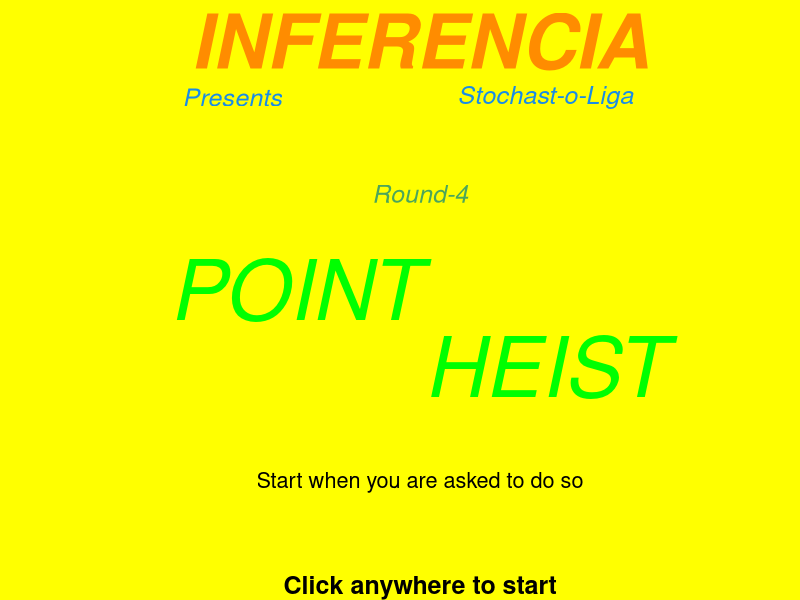
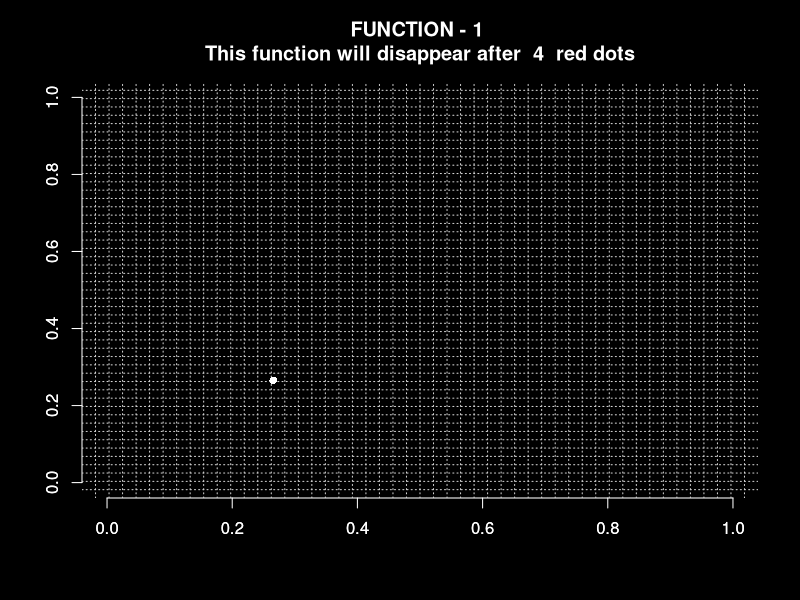

These charts were generated, in order, by the following R code: (Note: this script raises an error after producing the figures.)
set.seed(1)
#defining constants
r=3 ##number of points to be matched
t=1 ##number of points that will appear every move
f_limit=40 ## number of times participant can fail
failure=0
func_num=1
delta=.02
sltfg=5
##starting page
par(bg="yellow")
plot(0,0,type="n",xlim=c(0,1),ylim=c(0,1),,xlab="",ylab="",axes=FALSE)
title(sub=list("Click anywhere to start",cex=1.5,font=2),main=list("INFERENCIA",cex=4.5,font=4),col.main=rgb(1,.5,0,.9))
text(.2,1,"Presents",cex=1.5,font=3,col=rgb(0,.5,1,.9))
text(.7,1,"Stochast-o-Liga",cex=1.5,font=3,col=rgb(0,.5,1,.9))
text(.5,.75,"Round-4",cex=1.5,font=3,col=rgb(0,.5,.5,.7))
text(.3,.5,"POINT",col='GREEN',cex=5,font=3)
text(.7,.3,"HEIST",col='GREEN',cex=5,font=3)
text(.5,0,"Start when you are asked to do so",cex=1.3)
locator(1)
## making the grid
plot_frame=function(t,t1){
mycol=rgb(0,0,0,t)
par(bg=mycol,cex.sub=1.5,col.axis="white")
plot(0,0,xlim=c(0,1),ylim=c(0,1),type='n',xlab="",ylab="")
title(main=t1,col.main="white")
axis(1,col="white")
axis(2,col="white")
grid(nx = 50, ny = 50)
}
##defining functions
fun=function(i,x){
if (i==1) return (x)
if (i==2) return (x^2)
if (i==3) return (x^4)
if (i==4) return (.3+.9*x*sin(4*x))
if (i==5) return (.4+.8*x*sin(6*x^2-1))
if (i==6) return (.25+.5*x*(sin(5*x))^2)
if (i==7) return (.25*exp(sin(4*x*sin(3*x))))
if (i==8) return (.1*sin(15*x)+x^2+.1)
if (i==9) return (.1+.7*(sin(6*x))^2)
if (i==10) return (sin(10*pi*x)/2+.5)
}
##functon names
fun_name=function(i){
if (i==1) title(sub=expression("the function is y = " * x),col.sub="white")
if (i==2) title(sub=expression("the function is y = " * x^2),col.sub="white")
if (i==3) title(sub=expression("the function is y = " * x^4),col.sub="white")
if (i==4) {title(sub=expression("the function is y = .3+.9 x sin(4x)"),col.sub="white")}
if (i==5) {title(sub=expression("the function is y = .4+.8 x sin(6" * x^2 * "-1)"),col.sub="white")}
if (i==6) {title(sub=expression("the function is y= .25 + .5 x " * sin^2 * "(5x)"),col.sub="white")}
if (i==7) {title(sub=expression("the function is y= .25 " * e^"sin(4xsin(3x))"),col.sub="white")}
if (i==8) {title(sub=expression("the function is y= .1 sin(15x) +" * x^2 * "+.1"),col.sub="white")}
if (i==9) {title(sub=expression("the function is y= .1 + .7" * sin^2 * "(6x)"),col.sub="white")}
if (i==10) {title(sub=expression("the function is y=" * frac("sin(10" * pi * "x)",2) * " + .5"),col.sub="white")}
}
##showing graph
fun_plot=function(num){
iter=500
xval=seq(0,1,length.out=iter)
yval=c()
for (j in 1:iter){
yval=c(yval,fun(num,xval[j]))
}
points(xval,yval,col="white",lwd=5,type="l")
}
##distance function
distance=function(i,x,y,delta){
if ((y-fun(i,x))^2<delta^2){return(1)}
else if((y-fun(i,x-delta))*(y-fun(i,x))<0){return(1)}
else if((y-fun(i,x+delta))*(y-fun(i,x))<0){return(1)}
else {return(0)}
}
##block function
block=function(a,b,x,y){
val=1
for (i in 1:length(a)){
if ((x-a[i])^2+(y-b[i])^2<25*delta^2){val=0}
}
return (val)
}
############################
##############################
##giving inputs and take outputs
solve=0
score=0
##starting of first while loop
while (func_num <=10 && failure<f_limit){
f_index=(f_limit-failure/2)/f_limit
f1_limit=3+2*log(func_num,1.8)
title1=paste("FUNCTION -",func_num,"\nThis function will disappear after ",floor(f1_limit)+1," red dots")
title2=paste("Attempts left ",f_limit-failure)
plot_frame(f_index,title1)
title(sub=title2,col.sub="black")
success=0
failure1=0
xarray=c()
yarray=c()
##starting of second while loop
while ((success<r && failure<f_limit) && failure1<=f1_limit){
xvalue=runif(t)
xarray=c(xarray,xvalue)
yvalue=fun(func_num,xvalue)
yarray=c(yarray,yvalue)
#points(xvalue,yvalue,type="p",lwd=19,col=rgb(0,0,0,1))
points(xvalue,yvalue,pch=16,col='white')
val=0
while(val==0 && success<r)
{
in_pt=locator(1)
if (block(xarray,yarray,in_pt$x,in_pt$y)==1){
if(distance(func_num,in_pt$x,in_pt$y,delta)==1)
{
success=success+1
xarray=c(xarray,in_pt$x)
yarray=c(yarray,in_pt$y)
mycol1=rgb(0,1,0,f_index)
#points(in_pt$x,in_pt$y,type="p",lwd=19,col=rgb(0,0,0,1))
points(in_pt$x,in_pt$y,pch=16,col=mycol1)
}
else{
val=1
failure=failure+1
failure1=failure1+1
score=score-.5
mycol2=rgb(1,0,0,f_index)
points(in_pt$x,in_pt$y,pch=16,col=mycol2)
}
}
}
if (success==r){
solve=solve+1
score=score+1.9*func_num
}
}
title1=paste("FUNCTION -",func_num)
plot_frame(f_index,title1)
fun_name(func_num)
fun_plot(func_num)
Sys.sleep(sltfg)
func_num=func_num+1
}
par(bg='yellow')
plot(0,0,type='n',xlab="",ylab="",xlim=c(0,1),ylim=c(0,1),axes=FALSE,frame.plot=FALSE)
title(main=list("SCORE CARD",cex=3,font=7))
text(.5,.8,paste('Number of problem solved = ',solve),col='green',cex=1.8,font=3)
text(.5,.5,paste('Number of wrong attempts = ',failure),col='red',cex=1.8,font=3)
text(.5,.2,paste('Total Score = ',score),col='blue',cex=1.8,font=3)
